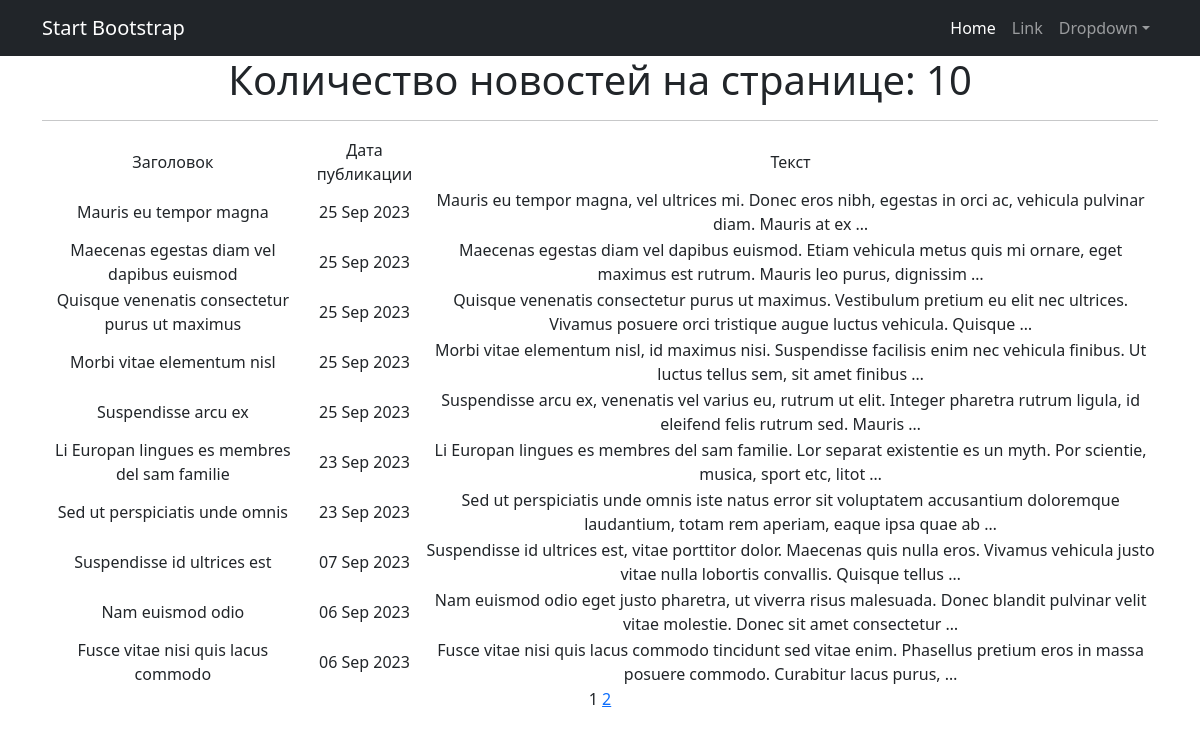
Page /news/ on the committed database.
### accounts/models.py (models this page shows, shortened)
class Post(models.Model):
    author = models.ForeignKey(Author, on_delete=models.CASCADE)
    NEWS = 'NW'
    ARTICLE = 'AR'
    CATEGORY_CHOISES = (
        (NEWS, 'Новость'),
        (ARTICLE, 'Статья')
    )
    categoryType = models.CharField(max_length=2, choices=CATEGORY_CHOISES, default=ARTICLE)
    dateCreation = models.DateTimeField(auto_now_add=True)
    postCategory = models.ManyToManyField(Category, through='PostCategory')
    title = models.CharField(max_length=128)
    text = models.TextField()
    rating = models.SmallIntegerField(default=0)

### accounts/views.py (the view)
# urls.py: path('news/', NewsList.as_view(), name='news_list'),
class NewsList(ListView):
    model = Post
    queryset = Post.objects.filter(
        categoryType='NW'
    ).order_by('-dateCreation')
    template_name = 'news.html'
    context_object_name = 'news'
    paginate_by = 10

### accounts/templatetags/custom_filters.py (called while the page is built)
@register.filter()
def censor(sentence):
    sentence_words = sentence.split()
    for i, word in enumerate(sentence_words):
        if word in bad_words:
            sentence_words[i] = word[0] + '***'
    return ' '.join(sentence_words)

### templates/news.html (shortened to what this page needs)
{% extends 'flatpages/default.html' %}
{% load custom_filters %}
{% block content %}
<h1>Количество новостей на странице: {{ news|length }}</h1>
<hr>
    {% if news %}
        <table>
            <tr>
                <td>Заголовок</td>
                <td>Дата публикации</td>
                <td>Текст</td>
            </tr>
            {% for news_detail in news %}
            <tr>
                <td>{{ news_detail.title|censor }}</td>
                <td>{{ news_detail.dateCreation|date:'d M Y' }}</td>
                <td>{{ news_detail.text|truncatewords:20 }}</td>
                <td>
                </td>
            </tr>
            {% endfor %}
        </table>
    {% else %}
        <h2>Новостей нет!</h2>
    {% endif %}
   {{ page_obj.number }}
   {% if page_obj.has_next %}
       <a href="?page={{ page_obj.next_page_number }}">{{ page_obj.next_page_number }}</a>
   {% endif %}
{% endblock content %}

### rows in the picture
Post: title|censor "Mauris eu tempor magna", dateCreation "25 Sep 2023", text "Mauris eu tempor magna, vel ultrices mi. Donec eros nibh, egestas in orci ac, vehicula pulvinar diam. Mauris at ex …"
Post: title|censor "Maecenas egestas diam vel dapibus euismod", dateCreation "25 Sep 2023", text "Maecenas egestas diam vel dapibus euismod. Etiam vehicula metus quis mi ornare, eget maximus est rutrum. Mauris leo purus, dignissim …"
Post: title|censor "Quisque venenatis consectetur purus ut maximus", dateCreation "25 Sep 2023", text "Quisque venenatis consectetur purus ut maximus. Vestibulum pretium eu elit nec ultrices. Vivamus posuere orci tristique augue luctus vehicula. Quisque …"
Post: title|censor "Morbi vitae elementum nisl", dateCreation "25 Sep 2023", text "Morbi vitae elementum nisl, id maximus nisi. Suspendisse facilisis enim nec vehicula finibus. Ut luctus tellus sem, sit amet finibus …"
Post: title|censor "Suspendisse arcu ex", dateCreation "25 Sep 2023", text "Suspendisse arcu ex, venenatis vel varius eu, rutrum ut elit. Integer pharetra rutrum ligula, id eleifend felis rutrum sed. Mauris …"
Post: title|censor "Li Europan lingues es membres del sam familie", dateCreation "23 Sep 2023", text "Li Europan lingues es membres del sam familie. Lor separat existentie es un myth. Por scientie, musica, sport etc, litot …"
Post: title|censor "Sed ut perspiciatis unde omnis", dateCreation "23 Sep 2023", text "Sed ut perspiciatis unde omnis iste natus error sit voluptatem accusantium doloremque laudantium, totam rem aperiam, eaque ipsa quae ab …"
Post: title|censor "Suspendisse id ultrices est", dateCreation "07 Sep 2023", text "Suspendisse id ultrices est, vitae porttitor dolor. Maecenas quis nulla eros. Vivamus vehicula justo vitae nulla lobortis convallis. Quisque tellus …"
Post: title|censor "Nam euismod odio", dateCreation "06 Sep 2023", text "Nam euismod odio eget justo pharetra, ut viverra risus malesuada. Donec blandit pulvinar velit vitae molestie. Donec sit amet consectetur …"
Post: title|censor "Fusce vitae nisi quis lacus commodo", dateCreation "06 Sep 2023", text "Fusce vitae nisi quis lacus commodo tincidunt sed vitae enim. Phasellus pretium eros in massa posuere commodo. Curabitur lacus purus, …"

### other values in the picture
{{ news|length }} "10"
{{ page_obj.number }} "1"
{{ page_obj.next_page_number }} "2"
